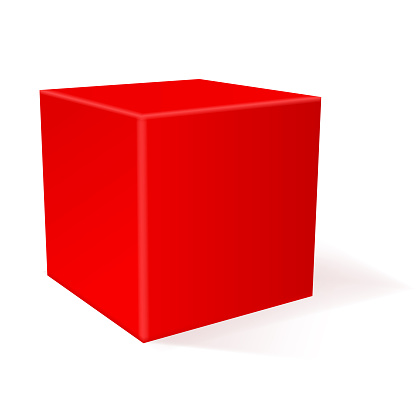
#> input picture cubo-vermelho.jpg, 416 x 416 px
$ python main-img.py
#> lines starting #> are read from the running program, lines starting #| are printed output that depends on the picture; after the words box and inside, x2 and y2 are one past the last pixel; in counts of white or black regions, pixels touching at a corner belong together
import cv2
import numpy as np

max_value = 255
max_value_H = 180
low_H = 0
low_S = 0
low_V = 0
high_H = max_value_H
high_S = max_value
high_V = max_value
window_detection_name = 'trackbars'
low_H_name = 'L-H'
low_S_name = 'L-S'
low_V_name = 'L-V'
high_H_name = 'U-H'
high_S_name = 'U-S'
high_V_name = 'U-V'

# essas funções são usadas para evitar que, por exemplo, o valor de low hue seja maior do que o valor do high hue

def on_low_H_thresh_trackbar(val):
    global low_H
    global high_H
    low_H = val
    low_H = min(high_H-1, low_H)
    cv2.setTrackbarPos(low_H_name, window_detection_name, low_H)
def on_high_H_thresh_trackbar(val):
    global low_H
    global high_H
    high_H = val
    high_H = max(high_H, low_H+1)
    cv2.setTrackbarPos(high_H_name, window_detection_name, high_H)
def on_low_S_thresh_trackbar(val):
    global low_S
    global high_S
    low_S = val
    low_S = min(high_S-1, low_S)
    cv2.setTrackbarPos(low_S_name, window_detection_name, low_S)
def on_high_S_thresh_trackbar(val):
    global low_S
    global high_S
    high_S = val
    high_S = max(high_S, low_S+1)
    cv2.setTrackbarPos(high_S_name, window_detection_name, high_S)
def on_low_V_thresh_trackbar(val):
    global low_V
    global high_V
    low_V = val
    low_V = min(high_V-1, low_V)
    cv2.setTrackbarPos(low_V_name, window_detection_name, low_V)
def on_high_V_thresh_trackbar(val):
    global low_V
    global high_V
    high_V = val
    high_V = max(high_V, low_V+1)
    cv2.setTrackbarPos(high_V_name, window_detection_name, high_V)

# cria uma janela com os parâmetros a serem alterados
cv2.namedWindow(window_detection_name)
cv2.createTrackbar(low_H_name, window_detection_name , low_H, max_value_H, on_low_H_thresh_trackbar) # lower hue
cv2.createTrackbar(low_S_name, window_detection_name , low_S, max_value, on_low_S_thresh_trackbar) # lower saturation
cv2.createTrackbar(low_V_name, window_detection_name , low_V, max_value, on_low_V_thresh_trackbar) # lower value
cv2.createTrackbar(high_H_name, window_detection_name , high_H, max_value_H, on_high_H_thresh_trackbar) # upper hue
cv2.createTrackbar(high_S_name, window_detection_name , high_S, max_value, on_high_S_thresh_trackbar) # upper saturation
cv2.createTrackbar(high_V_name, window_detection_name , high_V, max_value, on_high_V_thresh_trackbar) # upper value

font = cv2.FONT_HERSHEY_COMPLEX

while True:
    frame = cv2.imread('cubo-vermelho.jpg')
#> frame is the input picture: shape (416, 416, 3); mean B, G, R 162.9, 162.8, 244.4
    hsv = cv2.cvtColor(frame, cv2.COLOR_BGR2HSV)
#> hsv: shape (416, 416, 3); mean H, S, V 6.5, 91.8, 244.4

    mask = cv2.inRange(hsv, (low_H, low_S, low_V), (high_H, high_S, high_V)) # define a máscara usando a img em hsv
#> mask: shape (416, 416); every value is 255
    kernel = np.ones((5,5), np.uint8)
    mask = cv2.erode(mask, kernel) # usa um quadrado kernel de 5x5 pra eliminar um pouco de noise da imagem

    # Contours detection
    contours, _ = cv2.findContours(mask, cv2.RETR_EXTERNAL, cv2.CHAIN_APPROX_SIMPLE) # a variavel "_" é a variável das hierarquias dos contornos, mas ela n foi usada, por isso é só um "_"
#> contours = [[[0, 0], [0, 415], [415, 415], [415, 0]]]

    for cnt in contours:
        area = cv2.contourArea(cnt)
        approx = cv2.approxPolyDP(cnt, 0.01*cv2.arcLength(cnt, True), True) # os contornos ficavam com linhas meio tortas, por isso uso a aproximação pra deixar elas retas
        x = approx.ravel()[0] # pega o x do primeiro ponto do contorno
        y = approx.ravel()[1] # pega o y do primeiro ponto do contorno
        if area > 400: # usa uma area > 400 como outra forma de eliminar noise da img
            cv2.drawContours(frame, [approx], 0, (0, 0, 0), 5) # desenha os contornos aproximados

            cv2.putText(frame, f'Points: {len(approx)}', (x, y-50), font, 1, (0, 0, 0))
            cv2.putText(frame, f'Area: {area}', (x, y-10), font, 1, (0, 0, 0))
#> this loop made 1 pass
#> (area, approx, x, y) on pass 1: (172225, [[0, 0], [0, 415], [415, 415], [415, 0]], 0, 0)
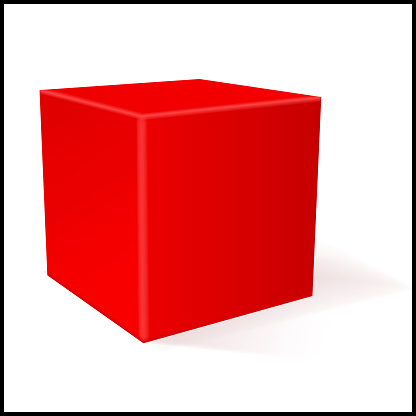
#> frame: shape (416, 416, 3); 3.81% of pixels changed, all inside (x1, y1, x2, y2) = (0, 0, 416, 416)


    cv2.imshow('frame', frame)

    cv2.imshow('mask', mask)

    if cv2.waitKey(1) & 0xFF == ord('q'):
#> (key q is pressed here)
        break


cv2.destroyAllWindows()
